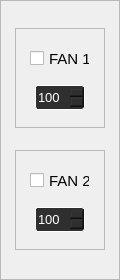
         <widget class="QFrame" name="frame_7">
          <property name="minimumSize">
           <size>
            <width>120</width>
            <height>280</height>
           </size>
          </property>
          <property name="maximumSize">
           <size>
            <width>120</width>
            <height>660</height>
           </size>
          </property>
          <property name="frameShape">
           <enum>QFrame::StyledPanel</enum>
          </property>
          <property name="frameShadow">
           <enum>QFrame::Raised</enum>
          </property>
          <layout class="QVBoxLayout" name="verticalLayout_6">
           <item alignment="Qt::AlignHCenter">
            <widget class="QFrame" name="frame_13">
             <property name="minimumSize">
              <size>
               <width>90</width>
               <height>100</height>
              </size>
             </property>
             <property name="maximumSize">
              <size>
               <width>90</width>
               <height>100</height>
              </size>
             </property>
             <property name="frameShape">
              <enum>QFrame::StyledPanel</enum>
             </property>
             <property name="frameShadow">
              <enum>QFrame::Raised</enum>
             </property>
             <layout class="QVBoxLayout" name="verticalLayout_5">
              <item alignment="Qt::AlignHCenter">
               <widget class="QCheckBox" name="c22_2">
                <property name="minimumSize">
                 <size>
                  <width>60</width>
                  <height>25</height>
                 </size>
                </property>
                <property name="maximumSize">
                 <size>
                  <width>60</width>
                  <height>25</height>
                 </size>
                </property>
                <property name="font">
                 <font>
                  <pointsize>11</pointsize>
                 </font>
                </property>
                <property name="text">
                 <string>FAN 1</string>
                </property>
               </widget>
              </item>
              <item alignment="Qt::AlignHCenter">
               <widget class="QDoubleSpinBox" name="d104">
                <property name="minimumSize">
                 <size>
                  <width>50</width>
                  <height>25</height>
                 </size>
                </property>
                <property name="maximumSize">
                 <size>
                  <width>50</width>
                  <height>25</height>
                 </size>
                </property>
                <property name="font">
                 <font>
                  <pointsize>10</pointsize>
                 </font>
                </property>
                <property name="styleSheet">
                 <string notr="true">QDoubleSpinBox{
background-color: rgb(47, 47, 47);
color: rgb(255, 255, 255);
border-style: solid;
border-radius:3px;
border-width:1px; 
border-color:white;
}
QDoubleSpinBox:hover{
border-color: rgb(85, 170, 255);
}
QPlainTextEdit:focus{
border-color: rgb(85, 170, 255);
}
QDoubleSpinBox:disabled {
background-color: rgb(63, 63, 63);
color: rgb(0, 0, 0);
border-color:rgb(120, 120, 120)
}</string>
                </property>
                <property name="decimals">
                 <number>0</number>
                </property>
                <property name="maximum">
                 <double>100.000000000000000</double>
                </property>
                <property name="value">
                 <double>100.000000000000000</double>
                </property>
               </widget>
              </item>
             </layout>
            </widget>
           </item>
           <item alignment="Qt::AlignHCenter">
            <widget class="QFrame" name="frame_21">
             <property name="minimumSize">
              <size>
               <width>90</width>
               <height>100</height>
              </size>
             </property>
             <property name="maximumSize">
              <size>
               <width>90</width>
               <height>100</height>
              </size>
             </property>
             <property name="frameShape">
              <enum>QFrame::StyledPanel</enum>
             </property>
             <property name="frameShadow">
              <enum>QFrame::Raised</enum>
             </property>
             <layout class="QVBoxLayout" name="verticalLayout_3">
              <item alignment="Qt::AlignHCenter">
               <widget class="QCheckBox" name="c22_3">
                <property name="minimumSize">
                 <size>
                  <width>60</width>
                  <height>25</height>
                 </size>
                </property>
                <property name="maximumSize">
                 <size>
                  <width>60</width>
                  <height>25</height>
                 </size>
                </property>
                <property name="font">
                 <font>
                  <pointsize>11</pointsize>
                 </font>
                </property>
                <property name="text">
                 <string>FAN 2</string>
                </property>
               </widget>
              </item>
              <item alignment="Qt::AlignHCenter">
               <widget class="QDoubleSpinBox" name="d105">
                <property name="minimumSize">
                 <size>
                  <width>50</width>
                  <height>25</height>
                 </size>
                </property>
                <property name="maximumSize">
                 <size>
                  <width>50</width>
                  <height>25</height>
                 </size>
                </property>
                <property name="font">
                 <font>
                  <pointsize>10</pointsize>
                 </font>
                </property>
                <property name="styleSheet">
                 <string notr="true">QDoubleSpinBox{
background-color: rgb(47, 47, 47);
color: rgb(255, 255, 255);
border-style: solid;
border-radius:3px;
border-width:1px; 
border-color:white;
}
QDoubleSpinBox:hover{
border-color: rgb(85, 170, 255);
}
QPlainTextEdit:focus{
border-color: rgb(85, 170, 255);
}
QDoubleSpinBox:disabled {
background-color: rgb(63, 63, 63);
color: rgb(0, 0, 0);
border-color:rgb(120, 120, 120)
}</string>
                </property>
                <property name="decimals">
                 <number>0</number>
                </property>
                <property name="maximum">
                 <double>100.000000000000000</double>
                </property>
                <property name="value">
                 <double>100.000000000000000</double>
                </property>
               </widget>
              </item>
             </layout>
            </widget>
           </item>
          </layout>
         </widget>
